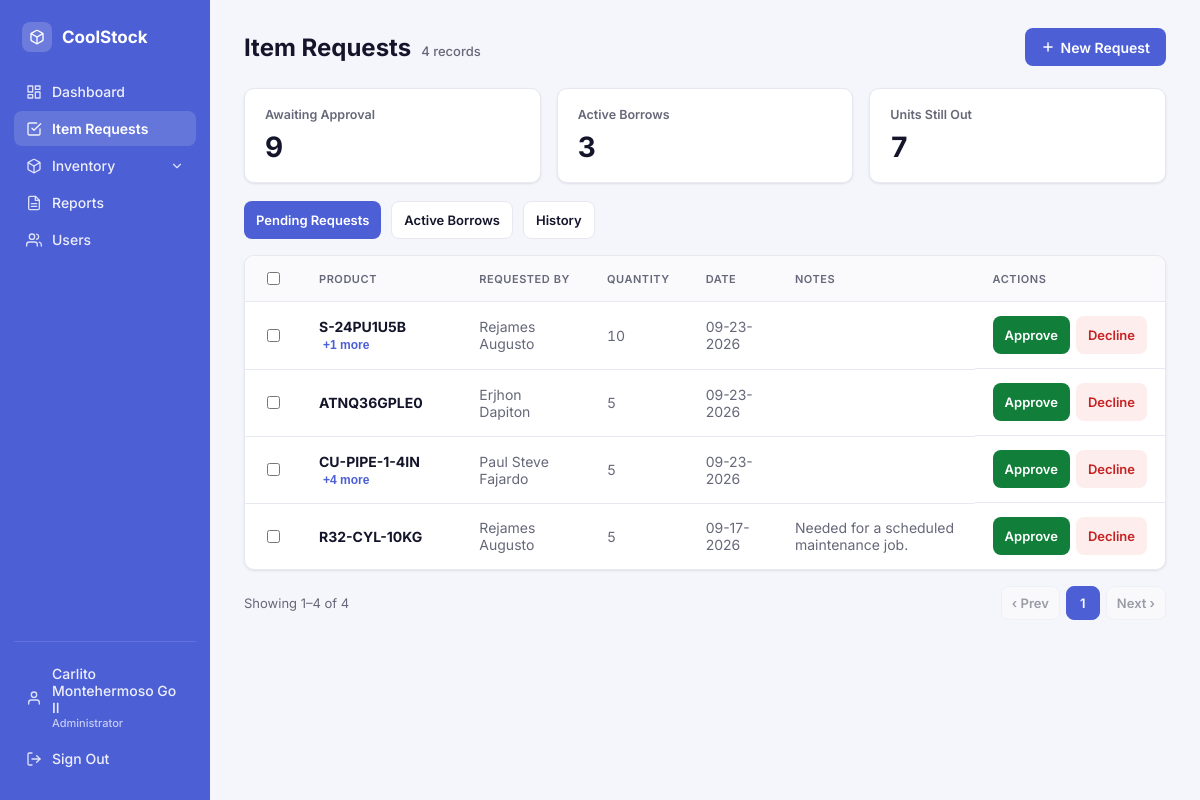
Page /index.php?module=requests&action=index (signed in) on the committed database.
### tables this page shows
CREATE TABLE `transactions` (
  `transaction_id` int(11) NOT NULL,
  `item_id` int(11) DEFAULT NULL,
  `location_id` int(11) DEFAULT NULL,
  `to_location_id` int(11) DEFAULT NULL,
  `transaction_type` enum('item_request','borrow','return','stock_in','stock_out','delivery','transfer') NOT NULL,
  `reference_number` varchar(20) DEFAULT NULL,
  `manually_added` tinyint(1) NOT NULL DEFAULT 0,
  `quantity` int(11) NOT NULL,
  `serial_number` varchar(100) DEFAULT NULL,
  `transaction_date` date DEFAULT NULL,
  `technician_name` varchar(100) DEFAULT NULL,
  `user_id` int(11) DEFAULT NULL,
  `supplier_name` varchar(150) DEFAULT NULL,
  `notes` text DEFAULT NULL,
  `source` enum('manual','auto') NOT NULL DEFAULT 'manual',
  `status` enum('pending','active','completed','declined') NOT NULL DEFAULT 'completed',
  `related_transaction_id` int(11) DEFAULT NULL,
  `damaged_quantity` int(11) DEFAULT NULL,
  `created_at` timestamp NOT NULL DEFAULT current_timestamp()
);

CREATE TABLE `inventory_items` (
  `item_id` int(11) NOT NULL,
  `category_id` int(11) DEFAULT NULL,
  `brand_id` int(11) DEFAULT NULL,
  `item_type_id` int(11) DEFAULT NULL,
  `model` varchar(100) NOT NULL,
  `energy_rating` varchar(20) DEFAULT NULL,
  `monthly_consumption` decimal(10,2) DEFAULT NULL,
  `cooling_capacity` varchar(50) DEFAULT NULL,
  `refrigerant` varchar(50) DEFAULT NULL,
  `installation_type` varchar(50) DEFAULT NULL,
  `power_input` varchar(50) DEFAULT NULL,
  `year` int(11) DEFAULT NULL,
  `image_path` varchar(255) DEFAULT NULL
);

### Views/requests/index.php (the view, shortened to what the rows shown need)
<?php
$tab = $_GET['tab'] ?? 'pending';
$isStaff = has_role('admin', 'warehouse_staff');
$isTechnician = has_role('technician');
require __DIR__ . '/../partials/header.php';
?>
        <div class="page-header">
            <div class="page-title-group">
                <h1 class="page-title">Item Requests</h1>
            </div>
        </div>
        <div class="table-card">
            <table id="requestsTable">
                <?php if ($tab === 'pending'): ?>
                <thead>
                    <tr>
                        <?php if ($isStaff): ?><th style="width:34px;"><input type="checkbox" id="pendingSelectAll" onchange="togglePendingSelectAll(this)"></th><?php endif; ?>
                        <th>Product</th>
                        <?php if (!$isTechnician): ?><th>Requested By</th><?php endif; ?>
                        <th>Quantity</th>
                        <th>Date</th>
                        <th>Notes</th>
                        <?php if ($isStaff): ?><th style="width:170px;">Actions</th><?php endif; ?>
                    </tr>
                </thead>
                <tbody>
                    <?php $pendingCols = 4 + ($isTechnician ? 0 : 1) + ($isStaff ? 2 : 0); ?>
                    <?php if (empty($requests)): ?>
                        <tr class="empty-row"><td colspan="<?= $pendingCols ?>">
                            <?= $isTechnician
                                ? 'You have no requests waiting for approval.'
                                : 'No pending requests.' ?>
                        </td></tr>
                    <?php else: ?>
                        <?php foreach ($requests as $r): ?>
                            <?php
                            $lineCount = (int) ($r['line_count'] ?? 1);
                            $isBatch = $lineCount > 1;
                            $displayName = htmlspecialchars($r['model'] ?? 'Unknown product');
                            $actionLabel = $isBatch ? ($lineCount . ' items') : ($r['model'] ?? 'this item');
                            ?>
                            <tr>
                                <?php if ($isStaff): ?>
                                <td><input type="checkbox" class="pending-request-check" value="<?= (int) $r['transaction_id'] ?>" onchange="syncBulkApproveBar()"></td>
                                <?php endif; ?>
                                <td>
                                    <strong><?= $displayName ?></strong>
                                    <?php if ($isBatch): ?>
                                        <button type="button" class="text-link" style="background:none;border:none;padding:0;margin-left:4px;font-size:12px;cursor:pointer;"
                                                onclick="openRequestBatchModal(<?= htmlspecialchars(json_encode($r['reference_number']), ENT_QUOTES) ?>, <?= $lineCount ?>, <?= htmlspecialchars(json_encode($r['requested_by_name'] ?? $r['technician_name'] ?? ''), ENT_QUOTES) ?>)">+<?= $lineCount - 1 ?> more</button>
                                    <?php endif; ?>
                                </td>
                                <?php if (!$isTechnician): ?>
                                <td class="cell-muted"><?= htmlspecialchars($r['requested_by_name'] ?? $r['technician_name'] ?? '—') ?></td>
                                <?php endif; ?>
                                <td class="cell-id"><?= (int) $r['total_quantity'] ?></td>
                                <td class="cell-muted"><?= htmlspecialchars(format_datetime($r['transaction_date'])) ?></td>
                                <td class="cell-muted"><?= htmlspecialchars($r['notes'] ?? '—') ?></td>
                                <?php if ($isStaff): ?>
                                <td class="actions">
                                    <button type="button" class="btn btn-success btn-sm" onclick="openApproveModal(<?= (int) $r['transaction_id'] ?>)">Approve</button>
                                    <button type="button" class="btn btn-danger btn-sm"
                                            onclick="openDeclineModal(<?= (int) $r['transaction_id'] ?>, <?= htmlspecialchars(json_encode($actionLabel), ENT_QUOTES) ?>)">Decline</button>
                                </td>
                                <?php endif; ?>
                            </tr>
                        <?php endforeach; ?>
                    <?php endif; ?>
                </tbody>
                <?php endif; ?>
            </table>
        </div>
<?php require __DIR__ . '/../partials/footer.php'; ?>

### rows in the picture
transactions: item.model "S-24PU1U5B", lineCount "1", technician_name "Rejames Augusto", total_quantity "10", transaction_date "09-23-2026"
transactions: item.model "ATNQ36GPLE0", technician_name "Erjhon Dapiton", total_quantity "5", transaction_date "09-23-2026"
transactions: item.model "CU-PIPE-1-4IN", lineCount "4", technician_name "Paul Steve Fajardo", total_quantity "5", transaction_date "09-23-2026"
transactions: item.model "R32-CYL-10KG", technician_name "Rejames Augusto", total_quantity "5", transaction_date "09-17-2026", notes "Needed for a scheduled maintenance job."

### other values in the picture
$viewer['full_name'] "Carlito Montehermoso Go II"
User::roleLabel($viewer['role']) "Administrator"
$count "4"
$summary['pending'] "9"
$summary['active'] "3"
$summary['outstandingUnits'] "7"
requestTabLabel('pending', $isTechnician) "Pending Requests"
requestTabLabel('active', $isTechnician) "Active Borrows"
requestTabLabel('history', $isTechnician) "History"
$startRow "1"
$endRow "4"
$pagination['totalCount'] "4"
$p "1"
